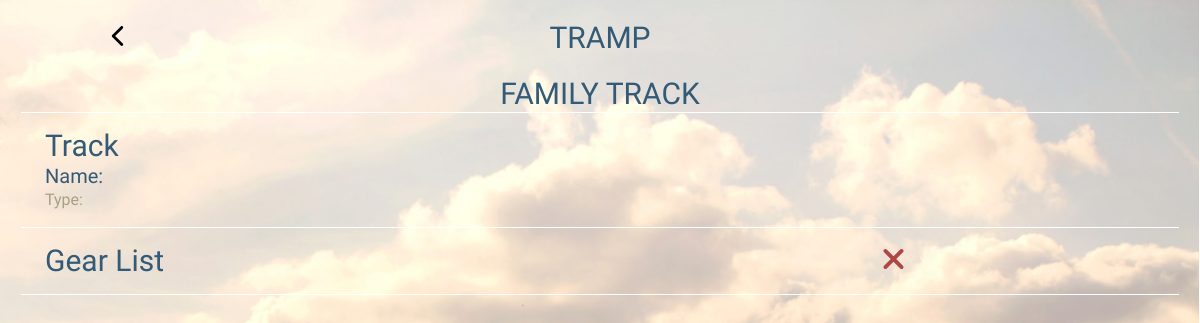
Before: /?pages=tramp&tramp_id=3 with the older database file.
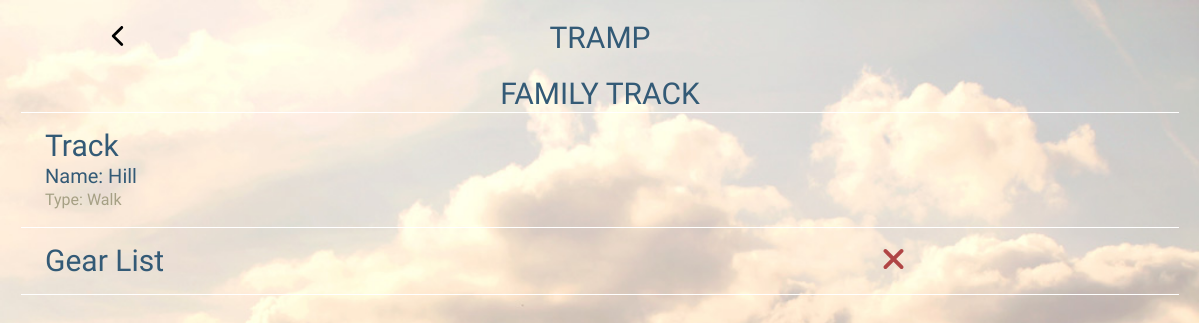
After: the same page with the newer database file.
### tables this page shows
CREATE TABLE IF NOT EXISTS `location` (
  `id` int(11) NOT NULL AUTO_INCREMENT,
  `tramp_id` int(11) NOT NULL,
  `location_name` varchar(255) NOT NULL,
  `location_type` varchar(255) NOT NULL,
  `xPoint` int(11) NOT NULL,
  `yPoint` int(11) NOT NULL,
  PRIMARY KEY (`id`)
);

### includes/database_function.php (called while the page is built, shortened)
<?php
function selectMultipleRows($dbConnection, $sql) {
	$selectedRows = mysqli_query($dbConnection, $sql);
	$resultsArray = array();
	while ($row = mysqli_fetch_assoc($selectedRows)) {
		$resultsArray[] =  $row;
	}
	return $resultsArray;
}

### includes/tramp.php (the view, shortened to what this page needs)
<?php
	$tramp_id = $_GET['tramp_id'];
?>
<section class="container">
	<div class="header header_container row">
		<a href="#" class="header_btn">
			<img src="assets/icons/arrow487_left.svg" alt="Left Arrow" class="header_arrowLeft col-xs-2">
		</a>
		<?php
			$sql = 'SELECT tramp_name  FROM tramp WHERE id ='.$tramp_id;
			$trampArray = selectMultipleRows($db, $sql);
	 	?>
		<h2 class="header_title-home col-xs-offset-2 col-xs-4">TRAMP</h2>
	</div>
	<div class="row">
		<h2 class="header_title-home col-xs-12"><?php echo $trampArray[0]['tramp_name'] ?></h2>
	</div>
	<?php
		$sql = 'SELECT location_name, location_type  FROM location WHERE tramp_id ='.$tramp_id;
		$trampArray = selectMultipleRows($db, $sql);
 	?>
	<article class="home_item_container home_item_container-first row">
			<a href="#">
				<h2 class="tramp_title col-xs-12">Track</h2>
				<h3 class="col-xs-12">Name: <?php echo $trampArray[0]['location_name'] ?></h3>
				<h4 class="col-xs-12">Type: <?php echo $trampArray[0]['location_type'] ?></h4>
			</a>
	</article>
	<article class="home_item_container row">
			<a href="#">
				<h2 class="tramp_title col-xs-5">Gear List</h2>
				<?php
					$isAllChecked = false;
				 	if ($isAllChecked) {?>
				 		<img src="assets/icons/checkmark2.svg" alt="checkmark" class="tramp_icon col-xs-offset-5 col-xs-2">
				 	<?php } else { ?>
						<img src="assets/icons/cross5.svg" alt="cross" class="tramp_icon col-xs-offset-3 col-xs-2">
				 	<?php }
			 	?>
			</a>
	</article>
</section>

Changed rows visible on the page:
now on this page (row edited): location: location_name "Hill", location_type "Walk"
